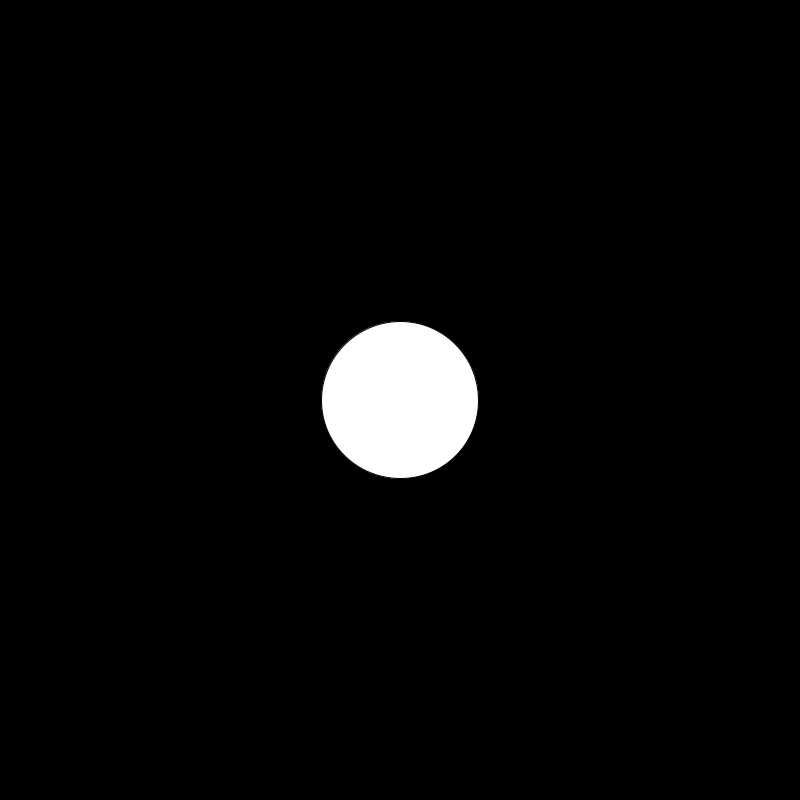
Frame 1 (no input)
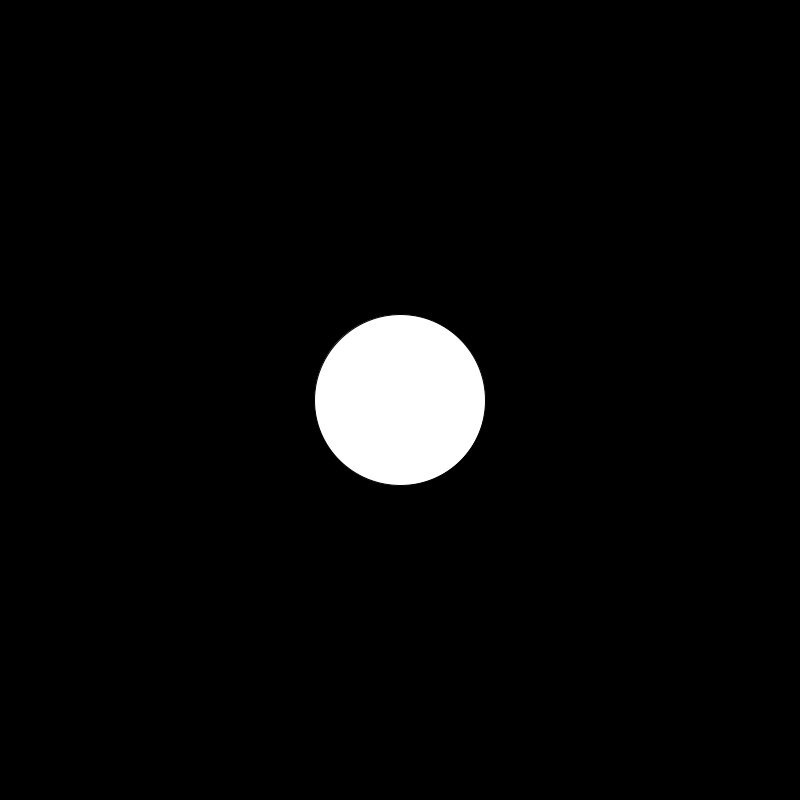
Frame 60 (the mouse pressed at the canvas centre just before this capture)
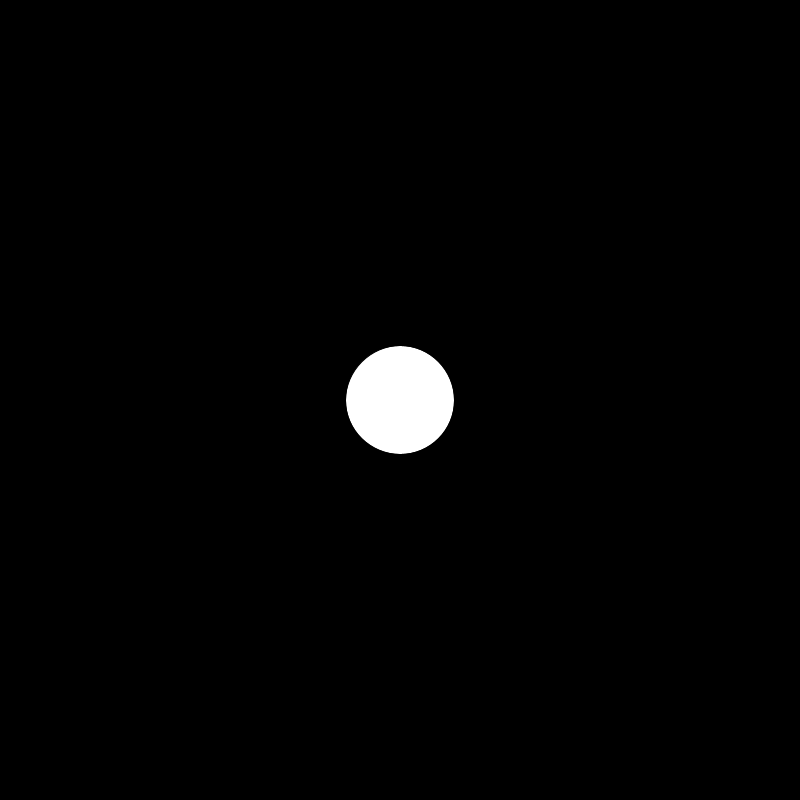
Frame 120 (the mouse held since frame 60 and released just before this capture)

The Processing sketch that drew these frames (run headless with seeded random() and noise(); from frame 60 on, the mouse is pressed at the canvas centre):

// Processing sketch: sketch_161101aClassNotes
// ── sketch_161101aClassNotes.pde
float growing;

void setup() {
  size(800, 800);
  
  // 1. Get a circulative output
  //for (int i = 0; i < 10; i++) {
  //  int otherInt = i % 4; // i%2 -> odd even odd even...
  //  println(otherInt);
  //}
}

void draw() {
  // Way 2: fast way
  background(0);
  translate(width / 2, height / 2);
  float size = sin(frameCount * 0.05);
  size = map(size, -1, 1, 0, 300);
  ellipse(0, 0, size, size);
  
  // Way 1
  //growing += 0.005;
  //float s = cos(growing);
  //s *= 300;
  
  //// "you would see sin and mapped all the time"
  //float redVal = sin(growing);
  //redVal = map(redVal, -1, 1, 0, 255);
  
  //background(redVal, redVal, redVal);
  
  //translate(width / 2, height / 2);
  //fill(255, redVal, 255);
  //ellipse(0, s, 40, 40);
}
